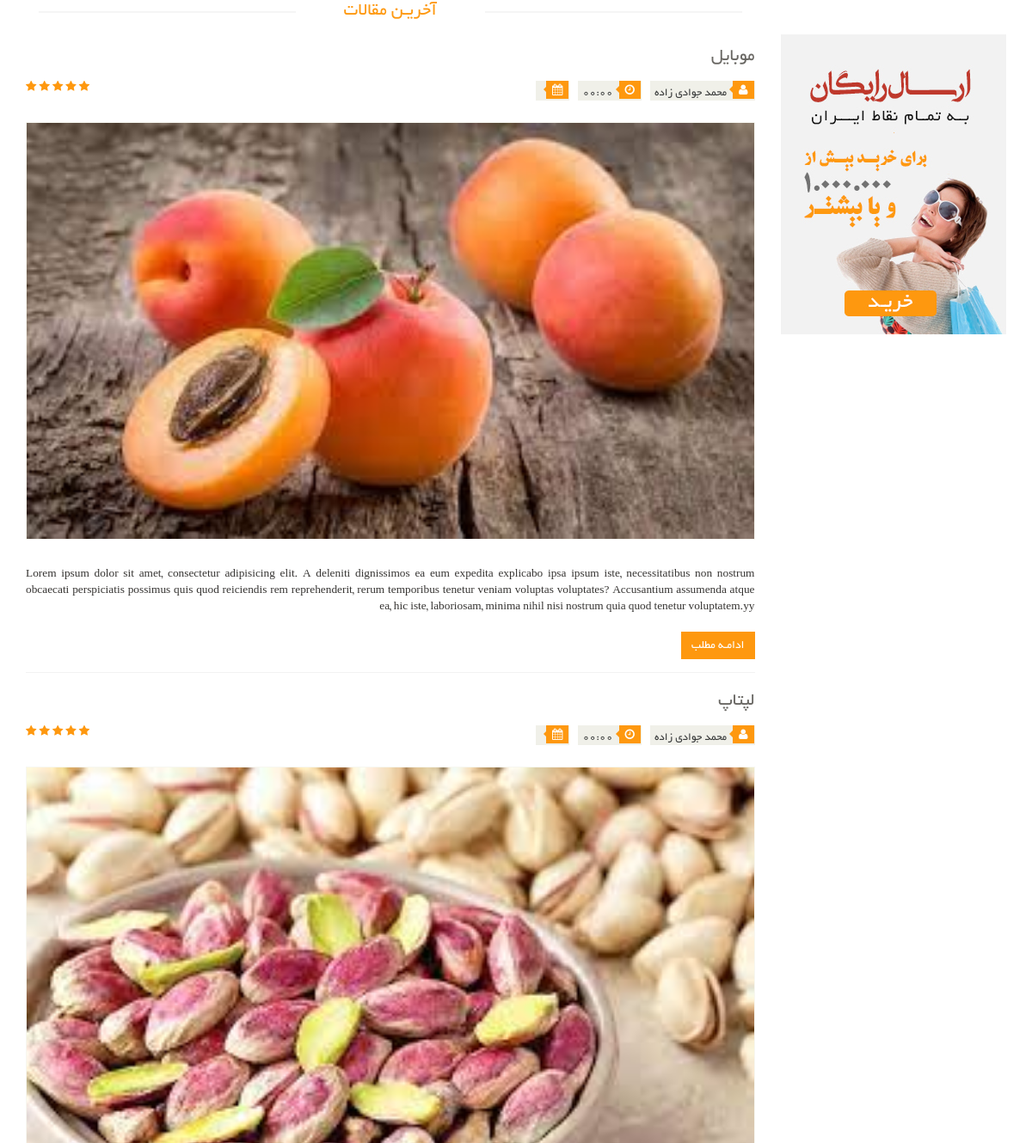
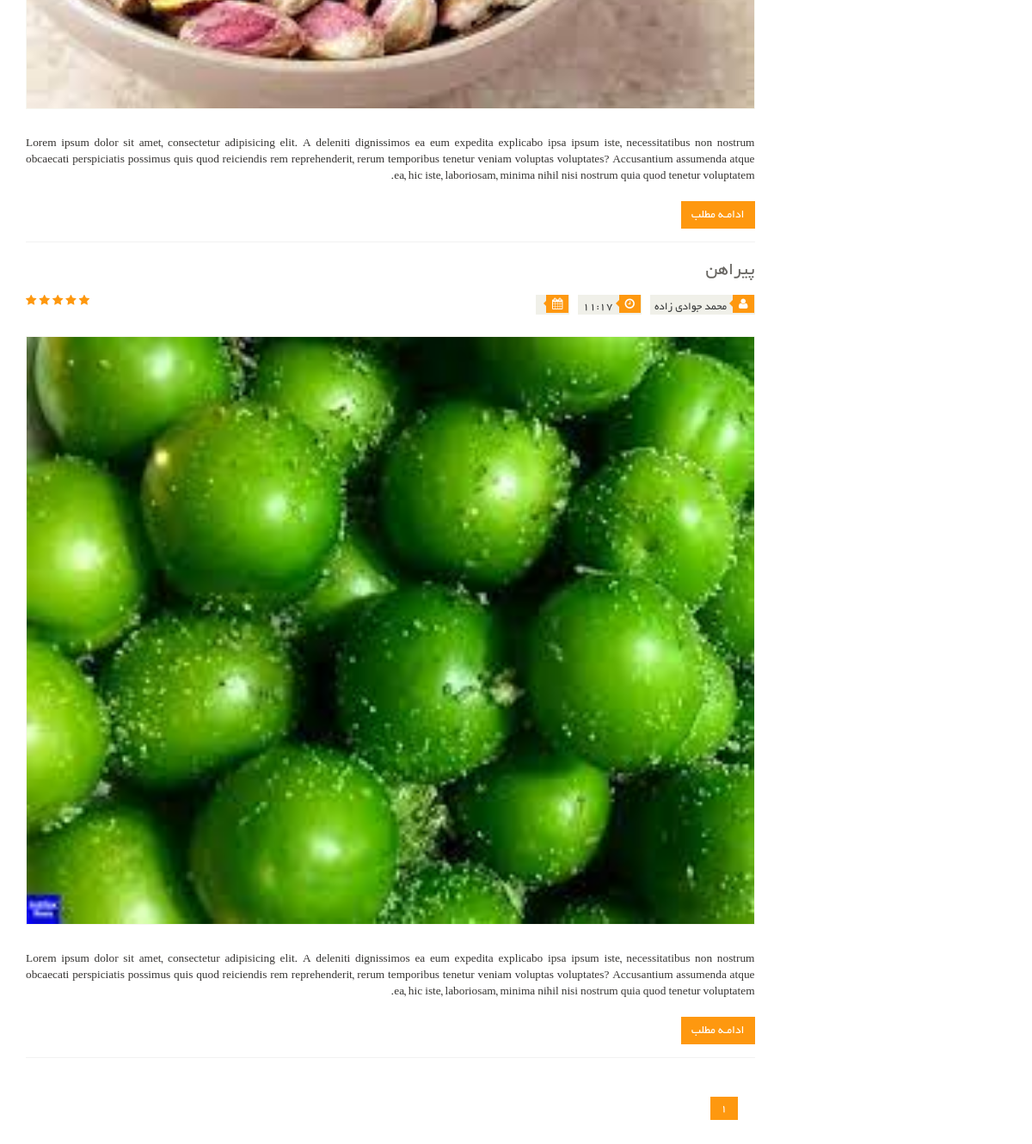
The app's page /articles/ with its own data (2 pictures, top to bottom).
### Article_Module/models.py (models this page shows, shortened)
class Article(models.Model):
    title = models.CharField(max_length=300, verbose_name='عنوان مقاله')
    slug = models.SlugField(max_length=400, db_index=True, allow_unicode=True, verbose_name='عنوان در url')
    image = models.ImageField(upload_to='images/article', verbose_name='تصویر مقاله')
    short_description = models.TextField(verbose_name='توضیحات کوتاه')
    text = models.TextField(verbose_name='متن مقاله')
    is_active = models.BooleanField(default=True, verbose_name='فعال / غیرفعال')
    selected_categories = models.ManyToManyField(ArticleCategory, verbose_name='دسته بندی ها')
    author = models.ForeignKey(User, on_delete=models.CASCADE, verbose_name='نویسنده', null=True, editable=False)
    create_date = models.DateTimeField(auto_now_add=True, editable=False, verbose_name='تاریخ ثبت')
    class Meta:
        verbose_name = 'مقاله'
        verbose_name_plural = 'مقالات'

### Account_Module/models.py (models this page shows)
class User(AbstractUser):
    avatar = models.ImageField(upload_to='images/user-profile', verbose_name='تصویر', null=True, blank=True)
    email_active_code = models.CharField(max_length=100, verbose_name='کد فعالسازی ایمیل')
    about_user = models.TextField(verbose_name='درباره کاربر', null=True, blank=True)
    address = models.TextField(null=True, blank=True, verbose_name='آدرس')
    def __str__(self):
        if self.first_name is not '' and self.last_name is not '':
            return self.get_full_name()
        return self.email
    class Meta:
        verbose_name = 'کاربر'
        verbose_name_plural = 'کاربران'

### Article_Module/views.py (the view)
# urls.py: path('articles/', views.ArticleListView.as_view(), name='_admin_article_list_page'),
class ArticleListView(ListView):
    template_name = 'Article_Module/article-list.html'
    model = Article
    paginate_by = 4
    def get_queryset(self):
        query = super().get_queryset()
        category_name = self.kwargs.get('category')
        query = query.filter(is_active=True)
        if category_name is not None:
            query = query.filter(selected_categories__url_title__iexact=category_name)
        return query

### polls/templatetags/poll_extras.py (called while the page is built)
@register.filter(name='show_jalali_date')
def show_jalali_date(value):
    return date2jalali(value)

@register.filter(name='show_jalali_time')
def show_jalali_time(value):
    return value.strftime('%H:%M')

### Article_Module/templates/Article_Module/article-list.html (shortened to what this page needs)
{% extends 'shared/_layout.html' %}
{% load thumbnail %}
{% load poll_extras %}
{% load render_partial %}
{% block content %}
    <section>
		<div class="container">
			<div class="row">
				<div class="col-sm-9">
					<div class="blog-post-area">
						<h2 class="title text-center">آخریـن مقالات</h2>
						{% for article in object_list %}
						    <div class="single-blog-post">
                                <h3>{{ article.title }}</h3>
                                <div class="post-meta">
                                    <ul>
                                        {% if article.author %}
                                            <li><i class="fa fa-user"></i>{{ article.author }}</li>
                                        {% endif %}
                                        <li><i class="fa fa-clock-o"></i>{{ article.create_date | show_jalali_time }}</li>
                                        <li><i class="fa fa-calendar"></i>{{ article.create_date | show_jalali_date }}</li>
                                    </ul>
                                    <span>
                                            <i class="fa fa-star"></i>
                                            <i class="fa fa-star"></i>
                                            <i class="fa fa-star"></i>
                                            <i class="fa fa-star"></i>
                                            <i class="fa fa-star-half-o"></i>
                                    </span>
                                </div>
							<a href="">
								{% if article.image %}
								    {% thumbnail article.image "862x398" crop='center' quality=95 as im %}
                                        <img src="{{ im.url }}" alt="{{ article.title }}">
                                    {% endthumbnail %}
                                {% else %}
                                    <img src="/static/images/blog/blog-one.jpg" alt="{{ article.title }}">
								{% endif %}
							</a>
                            <p>{{ article.short_description }}</p>
							<a class="btn btn-primary" href="{% url 'article_detail_page' pk=article.id %}">ادامـه مطلب</a>
						</div>
						{% endfor %}
						<div class="pagination-area">
							<ul class="pagination">
								{% for pageNumber in paginator.page_range %}
								    <li><a href="?page={{ pageNumber }}" class="{% if page_obj.number == pageNumber %} active {% endif %}">{{ pageNumber }}</a></li>
								{% endfor %}
							</ul>
						</div>
					</div>
				</div>
				<div class="col-sm-3">
					<div class="left-sidebar">
						<div class="shipping text-center">
							<img src="/static/images/home/shipping.jpg" alt="">
						</div>
					</div>
				</div>
			</div>
		</div>
	</section>
{% endblock %}

### static/css/main.css (style rules this page uses)
body { font-family: 'BYekan'; font-size: 10pt; position: relative; font-weight: normal; direction: rtl; }
ul li { list-style: none; }
a { -webkit-transition: 300ms; -moz-transition: 300ms; -o-transition: 300ms; transition: 300ms; }
h1, h2, h3, h4, h5, h6 { font-family: 'BYekan', sans-serif; }
.left-sidebar h2:after, h2.title:after { content: " "; position: absolute; border: 1px solid #f5f5f5; bottom:8px; right: 0; width: 100%; height: 0; z-index: -2; }
h2.title:before { content: " "; position: absolute; background: #fff; bottom: -6px; width: 220px; height: 30px; z-index: -1; right: 50%; margin-right: -110px; }
.shipping { background-color: #F2F2F2; margin-top: 40px; overflow: hidden; padding-top: 20px; position: relative; }
h2.title { color: #FE980F; font-family: 'BYekan', sans-serif; font-size: 16pt; font-weight: 400; margin: 0 15px; text-transform: uppercase; margin-bottom: 30px; position: relative; }
.pagination { display: inline-block; margin-bottom: 25px; margin-top: 0; padding-right: 15px; }
.pagination li:first-child a, .pagination li:first-child span { border-bottom-left-radius: 0; border-top-left-radius: 0; margin-left: 0; }
.pagination li:last-child a, .pagination li:last-child span { border-bottom-right-radius: 0; border-top-right-radius: 0; }
.pagination li a, .pagination li span { background-color: #f0f0e9; border: 0; float: left; line-height: 1.42857; margin-left: -1px; padding: 6px 12px; position: relative; text-decoration: none; margin-right: 5px; color:#000; }
.single-blog-post { border-bottom: 1px solid #f2f2f2; padding-bottom: 15px; }
.blog-post-area .single-blog-post h3 { color: #696763; font-size: 16pt; font-family: 'BYekan',sans-serif; text-transform: uppercase; font-weight: 500; margin-bottom: 17px; }
.blog-post-area .single-blog-post a img { border: 1px solid #F7F7F0; width: 100%; margin-bottom: 30px }
.blog-post-area .single-blog-post p { color: #363432; text-align: justify; }
.blog-post-area .post-meta { display: block; margin-bottom: 25px; overflow: hidden; }
.blog-post-area .post-meta ul { padding:0; display: inline; }
.blog-post-area .post-meta ul li { background:#F0F0E9; float: right; margin-left: 10px; padding: 0 5px; font-size: 10pt; color: #393b3b; position: relative; }
.blog-post-area .post-meta ul li i { background:#FE980F; color: #FFFFFF; margin-right: -4px; margin-left: 7px; padding: 4px 7px; }
.sinlge-post-meta li i:after, .blog-post-area .post-meta ul li i:after { content: ""; position: absolute; width: auto; height: auto; border-color:transparent #FE980F transparent transparent ; border-width:4px; border-style: solid; top:6px; right:26px; }
.post-meta span { float: left; }
.post-meta span i { color: #FE980F; }
.blog-post-area .single-blog-post .btn-primary { background:#FE980F; border: medium none; border-radius: 0; color: #FFFFFF; margin-top: 10px; }
.pagination-area { margin-bottom:45px; margin-top:45px }
.pagination-area .pagination li a { background:#F0F0E9; border: 0 none; border-radius: 0; color: #696763; margin-left: 5px; padding: 4px 12px; }
.pagination-area .pagination li a:hover, .pagination-area .pagination li .active { background:#FE980F; color: #fff }
.btn.btn-primary { background:#FE980F; border: 0 none; border-radius: 0; margin-top: 16px; }

### static/css/custom.css (style rules this page uses)
li { padding-right: 0; }

### records on screen
Article: title "موبایل", author "محمد جوادی زاده", create_date|show_jalali_time "00:00", shows a picture, short_description "Lorem ipsum dolor sit amet, consectetur adipisicing elit. A deleniti dignissimos ea eum expedita explicabo ipsa ipsum iste, necessitatibus non nostrum obcaecati perspiciatis possimus quis quod reiciendis rem reprehenderit, rerum temporibus tenetur veniam voluptas voluptates? Accusantium assumenda atque ea, hic iste, laboriosam, minima nihil nisi nostrum quia quod tenetur voluptatem.yy"
Article: title "لپتاپ", author "محمد جوادی زاده", create_date|show_jalali_time "00:00", shows a picture, short_description "Lorem ipsum dolor sit amet, consectetur adipisicing elit. A deleniti dignissimos ea eum expedita explicabo ipsa ipsum iste, necessitatibus non nostrum obcaecati perspiciatis possimus quis quod reiciendis rem reprehenderit, rerum temporibus tenetur veniam voluptas voluptates? Accusantium assumenda atque ea, hic iste, laboriosam, minima nihil nisi nostrum quia quod tenetur voluptatem."
Article: title "پیراهن", author "محمد جوادی زاده", create_date|show_jalali_time "11:17", shows a picture, short_description "Lorem ipsum dolor sit amet, consectetur adipisicing elit. A deleniti dignissimos ea eum expedita explicabo ipsa ipsum iste, necessitatibus non nostrum obcaecati perspiciatis possimus quis quod reiciendis rem reprehenderit, rerum temporibus tenetur veniam voluptas voluptates? Accusantium assumenda atque ea, hic iste, laboriosam, minima nihil nisi nostrum quia quod tenetur voluptatem."

### other values on screen
{{ pageNumber }} "1"
